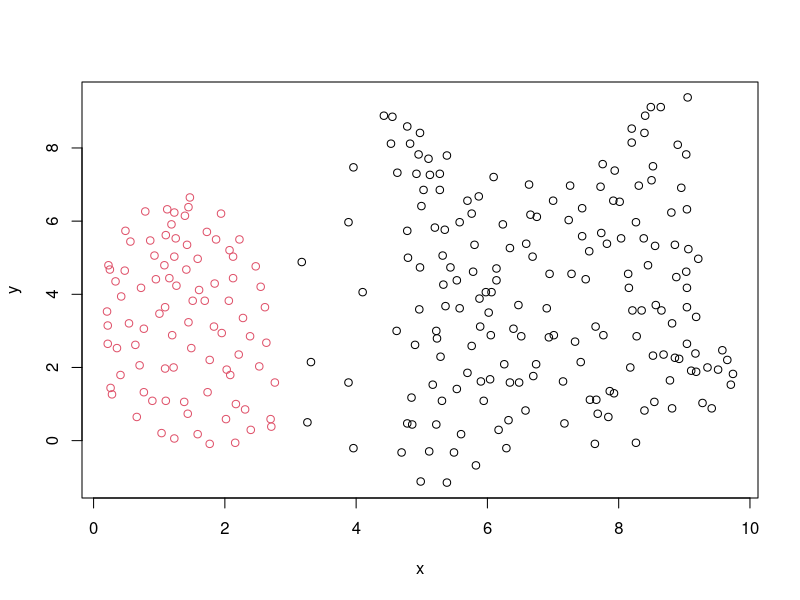
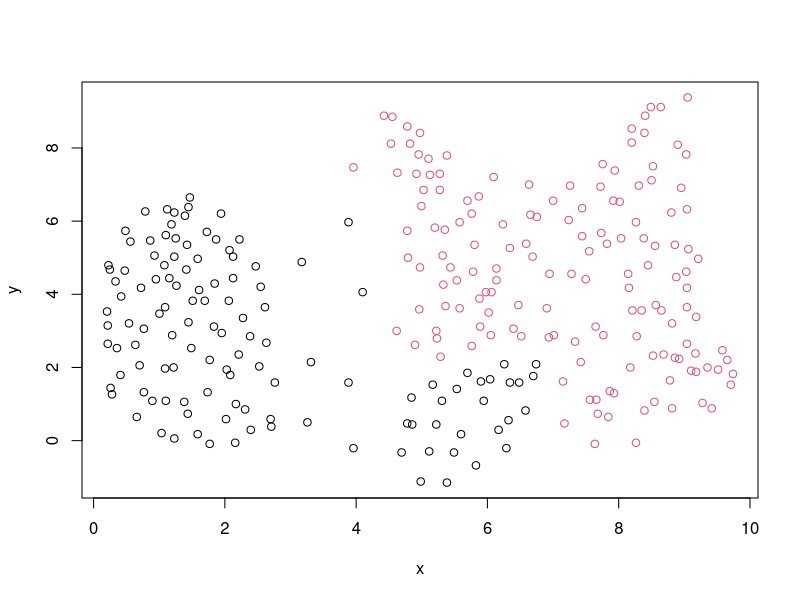
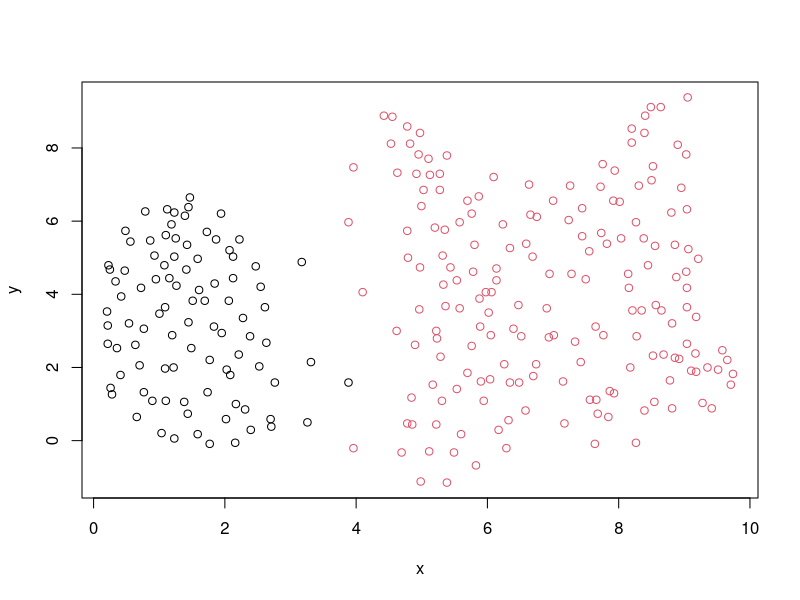
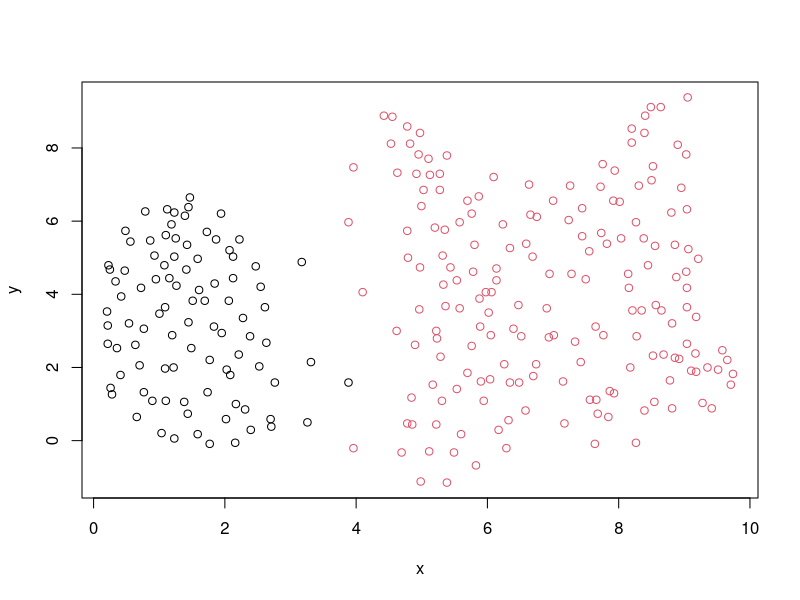
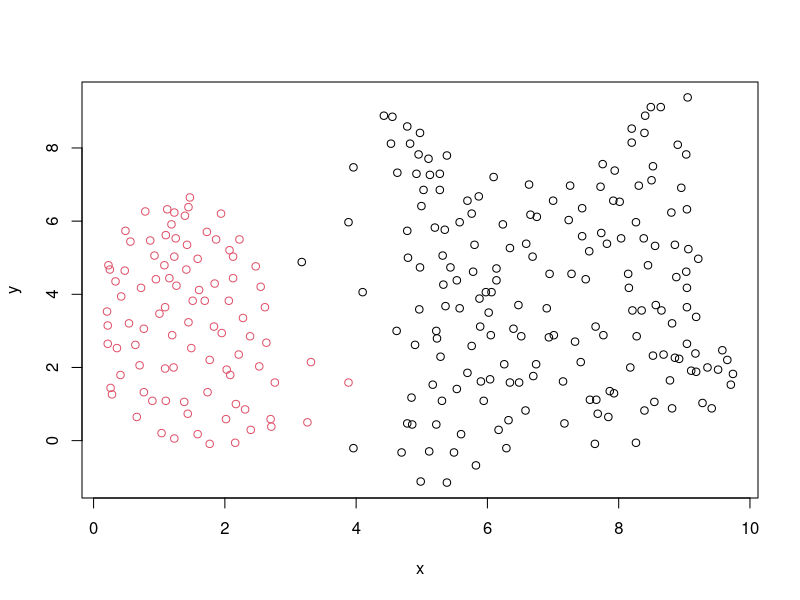
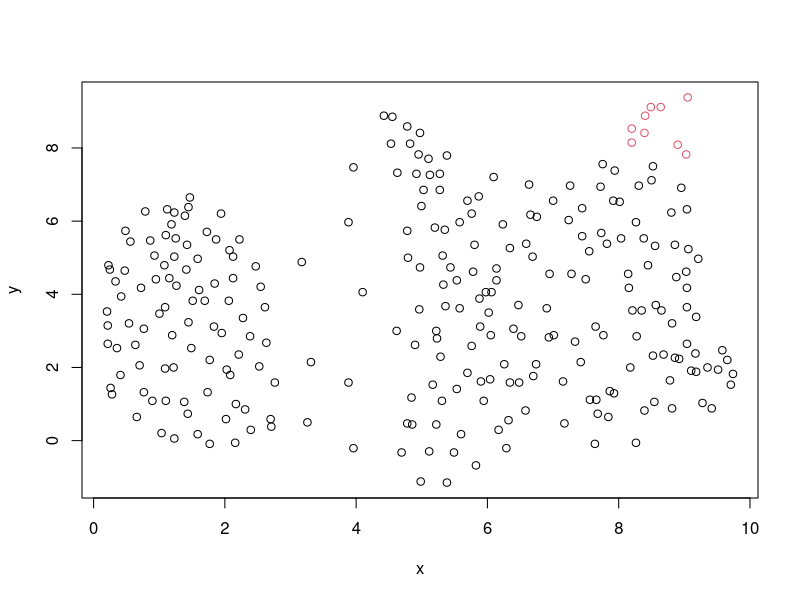
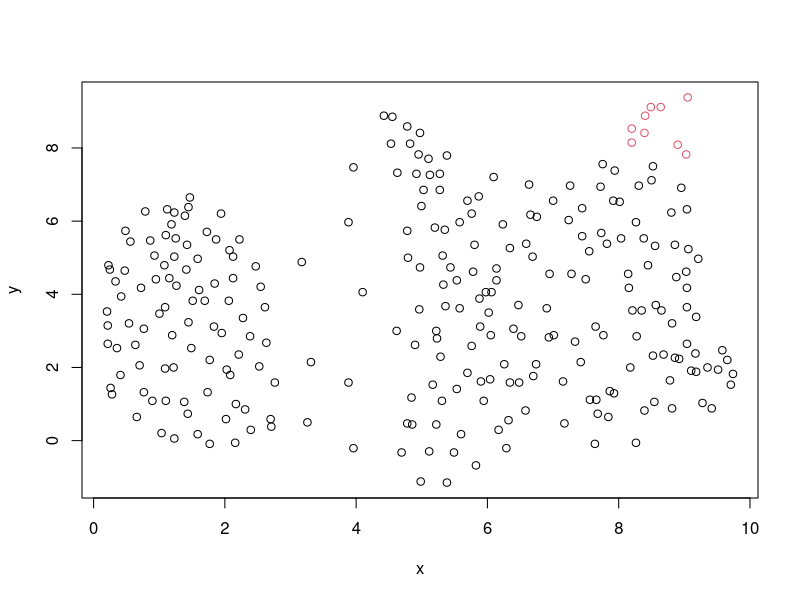
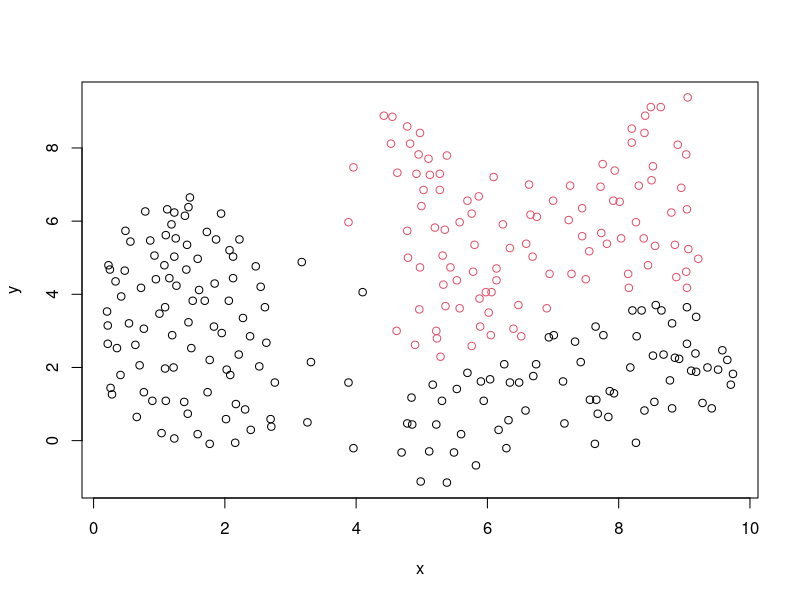

Write the R code that produced these figures, in order.

setwd("~/git_repos/cluster-examples/")


# Cusion dataset ---------------------------------------------------------

dat01 <- read.table("data/01cussion.csv", 
                    header=T,
                    sep=",")
head(dat01)
plot(y~x,
     col=as.numeric(as.factor(group)),
     data=dat01)

cl01 <- hclust(dist(dat01[,1:2]), method = "complete")

cl01wd <- hclust(dist(dat01[,1:2]), method = "ward.D")
cl01wd2 <- hclust(dist(dat01[,1:2]), method = "ward.D2")
cl01single <- hclust(dist(dat01[,1:2]), method = "single")
cl01average <- hclust(dist(dat01[,1:2]), method = "average")
cl01mcquitty <- hclust(dist(dat01[,1:2]), method = "mcquitty")
cl01median <- hclust(dist(dat01[,1:2]), method = "median")
cl01centroid <- hclust(dist(dat01[,1:2]), method = "centroid")

cutree(cl01, k=2)

plot(y~x,
     col=cutree(cl01, k=2),
     data=dat01)
plot(y~x,
     col=cutree(cl01wd, k=2),
     data=dat01)
plot(y~x,
     col=cutree(cl01wd2, k=2),
     data=dat01)
plot(y~x,
     col=cutree(cl01average, k=2),
     data=dat01)
plot(y~x,
     col=cutree(cl01centroid, k=2),
     data=dat01)
plot(y~x,
     col=cutree(cl01median, k=2),
     data=dat01)
plot(y~x,
     col=cutree(cl01mcquitty, k=2),
     data=dat01)
plot(y~x,
     col=cutree(cl01single, k=2),
     data=dat01)
